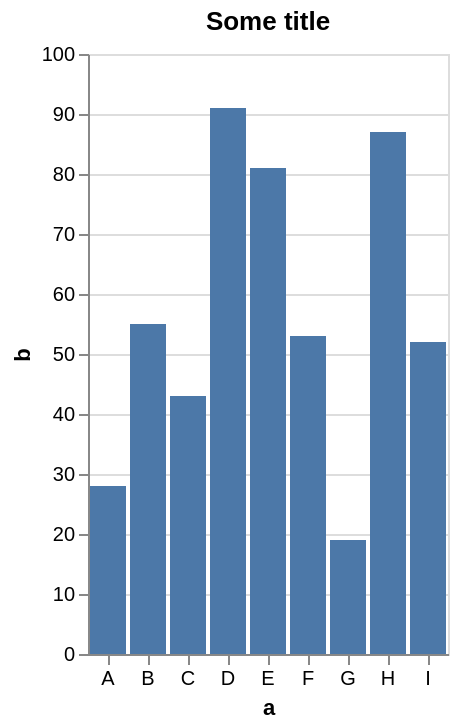

Vega-Lite specification for this chart:
### Vega-Lite specification from a JSON file in a GitHub repository (floating-point values rounded to 4 significant figures)
{"$schema": "https://vega.github.io/schema/vega-lite/v5.json", "title": "Some title", "config": {"title": {"fontWeight": 600}}, "data": {"values": [{"a": "A", "b": 28}, {"a": "B", "b": 55}, {"a": "C", "b": 43}, {"a": "D", "b": 91}, {"a": "E", "b": 81}, {"a": "F", "b": 53}, {"a": "G", "b": 19}, {"a": "H", "b": 87}, {"a": "I", "b": 52}]}, "mark": "bar", "encoding": {"x": {"field": "a", "type": "nominal", "axis": {"labelAngle": 0}}, "y": {"field": "b", "type": "quantitative"}}}
